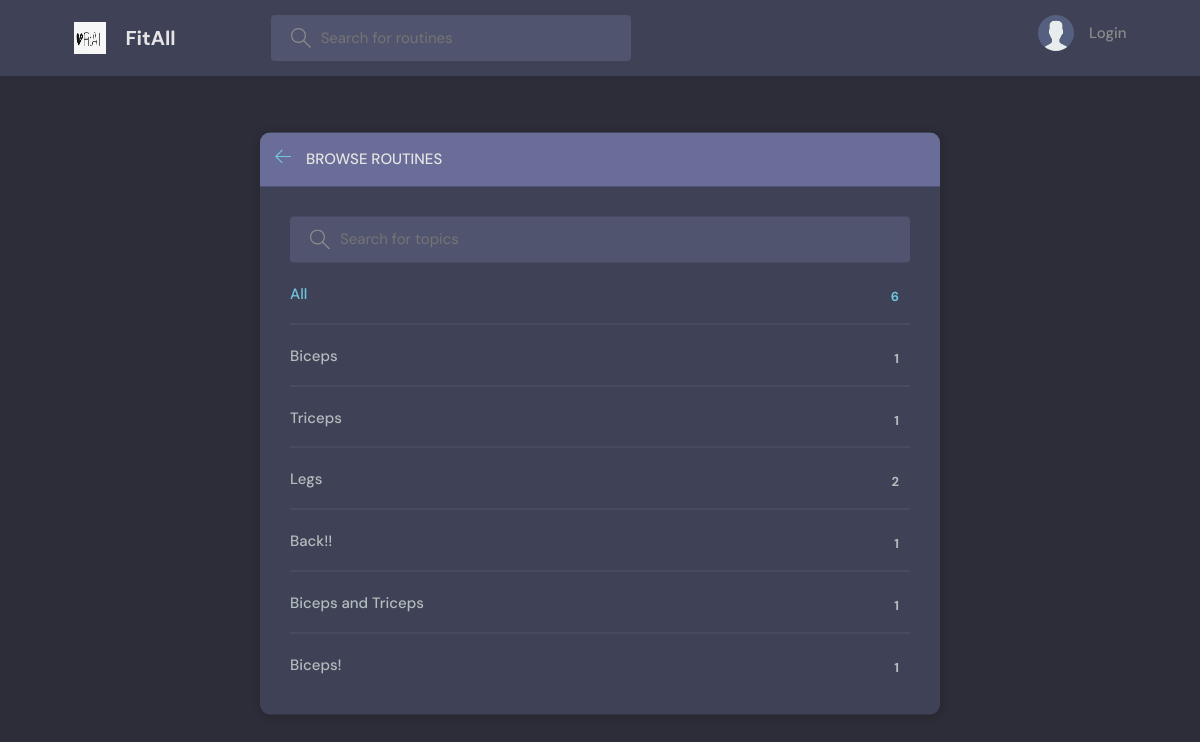
Page /topics/ on the committed database.
### base/models.py (models this page shows, shortened)
class Topic(models.Model):
    name = models.CharField(max_length=200)

### base/views.py (the view)
# urls.py: path('topics/', views.topicsPage, name="topics"),
def topicsPage(request):
    q = request.GET.get('q') if request.GET.get('q') != None else ''
    topics = Topic.objects.filter(name__icontains=q)
    return render(request, 'base/topics.html', {'topics': topics})

### base/templates/base/topics.html (shortened to what this page needs)
{% extends 'main.html' %}
{% block content %}
<main class="create-room layout">
  <div class="container">
    <div class="layout__box">
      <div class="layout__boxHeader">
        <div class="layout__boxTitle">
          <a href="{% url 'home' %}">
            <svg version="1.1" xmlns="http://www.w3.org/2000/svg" width="32" height="32" viewBox="0 0 32 32">
              <title>arrow-left</title>
              <path
                d="M13.723 2.286l-13.723 13.714 13.719 13.714 1.616-1.611-10.96-10.96h27.625v-2.286h-27.625l10.965-10.965-1.616-1.607z">
              </path>
            </svg>
          </a>
          <h3>Browse Routines</h3>
        </div>
      </div>
      <div class="topics-page layout__body">
        <form action="" method="GET" class="header__search">
          <label>
            <input name="q" placeholder="Search for topics" />
          </label>
        </form>
        <ul class="topics__list">
          <li>
            <a href="{% url 'topics' %}" class="active">All <span>{{topics.count}}</span></a>
          </li>
          {% for topic in topics %}
          <li>
            <a href="{% url 'home' %}?q={{topic.name}}">{{ topic.name }} <span>{{topic.room_set.all.count}}</span></a>
          </li>
          {% endfor %}
        </ul>
      </div>
    </div>
  </div>
</main>
{% endblock content %}

### static/styles/style.css (style rules this page uses)
:root { --color-main: #71c6dd; --color-main-light: #e1f6fb; --color-dark: #3f4156; --color-dark-medium: #51546e; --color-dark-light: #696d97; --color-light: #e5e5e5; --color-gray: #8b8b8b; --color-light-gray: #b2bdbd; --color-bg: #2d2d39; --color-success: #5dd693; --color-error: #fc4b0b; }
* { font-family: "DM Sans", -apple-system, BlinkMacSystemFont, "Segoe UI", Roboto, Oxygen, Ubuntu, Cantarell, "Open Sans", "Helvetica Neue", sans-serif; margin: 0; padding: 0; box-sizing: border-box; text-rendering: optimizeLegibility; font-size: inherit; }
html { font-size: 56.25%; }
@media only screen and (min-width: 1200px) { html { font-size: 62.5%; } }
body { line-height: 1.6; font-weight: 400; font-size: 1.5rem; color: var(--color-light-gray); background-color: var(--color-bg); min-height: 100vh; }
a { display: inline-block; color: var(--color-main); text-decoration: none; }
.container { max-width: 120rem; width: 90%; margin: auto; }
.header__search > label { background-color: var(--color-dark-medium); padding: 1.3rem 1rem; display: flex; align-items: center; gap: 1rem; border-radius: 4px; }
.header__search svg { fill: var(--color-gray); width: 2rem; height: 2rem; margin-left: 1rem; }
.header__search input { width: 30rem; background: transparent; border: none; outline: none; color: var(--color-light); }
.layout { margin-top: 2.4rem; }
.layout > .container { display: flex; justify-content: space-between; align-items: flex-start; }
.layout__box { width: 90%; max-width: 48rem; min-height: 40rem; position: absolute; top: 50%; left: 50%; transform: translate(-50%, -46%); background-color: var(--color-dark); border-radius: 1rem; box-shadow: 1px 1px 6px 3px rgba(0, 0, 0, 0.1); overflow: hidden; }
.layout__boxHeader { display: flex; padding: 1.5rem; background-color: var(--color-dark-light); }
.layout__boxTitle { display: flex; gap: 1.5rem; align-items: center; }
.layout__boxTitle h3 { text-transform: uppercase; font-weight: 500; color: var(--color-light); }
.layout__boxTitle svg { width: 1.6rem; height: 1.6rem; fill: var(--color-main); }
.layout__body { margin: 3rem; }
.topics__list { list-style: none; }
.topics__list li a { display: flex; justify-content: space-between; margin-bottom: 3rem; font-weight: 500; color: var(--color-light-gray); transition: all 0.3s ease-in-out; }
.topics__list li a.active, .topics__list li a:hover { color: var(--color-main); }
.topics__list li a span { padding: 0.5rem 1rem; background-color: var(--color-dark); border-radius: 3px; font-size: 1.3rem; font-weight: 700; letter-spacing: 1px; }
.topics-page .topics__list li:not(:last-child) a { margin: 2rem 0; padding-bottom: 1rem; text-decoration: none; border-bottom: 1px solid var(--color-dark-medium); }
.topics-page .header__search { display: block; }
.create-room.layout .layout__box { max-width: 68rem; }

### rows in the picture
Topic: name "Biceps", room_set.all.count "1"
Topic: name "Triceps", room_set.all.count "1"
Topic: name "Legs", room_set.all.count "2"
Topic: name "Back!!", room_set.all.count "1"
Topic: name "Biceps and Triceps", room_set.all.count "1"
Topic: name "Biceps!", room_set.all.count "1"

### other values in the picture
{{ topics.count }} "6"
